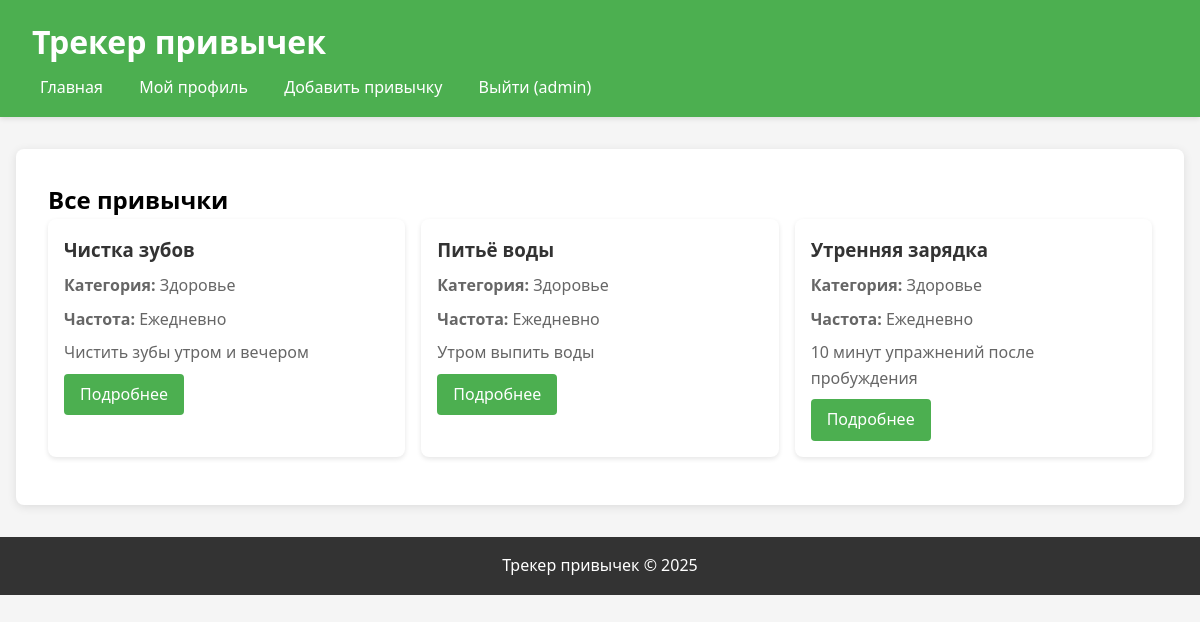
The app's page / (signed in) with its own data.
### habits/models.py (models this page shows, shortened)
class User(AbstractUser):
    ROLE_CHOICES = (
        ('admin', 'Администратор'),
        ('user', 'Пользователь'),
    )
    role = models.CharField(
        max_length=10,
        choices=ROLE_CHOICES,
        default='user',
        verbose_name='Роль'
    )
    date_registered = models.DateTimeField(
        default=timezone.now,
        verbose_name='Дата регистрации'
    )
    class Meta:
        verbose_name = 'Пользователь'
        verbose_name_plural = 'Пользователи'

class Habit(models.Model):
    FREQUENCY_CHOICES = (
        ('daily', 'Ежедневно'),
        ('weekly', 'Еженедельно'),
        ('monthly', 'Ежемесячно'),
    )
    weekdays = models.CharField(
        max_length=50,
        blank=True,
        null=True,
        verbose_name='Дни выполнения',
        help_text='Укажите дни: mon,tue,wed,thu,fri,sat,sun (через запятую)'
    )
    name = models.CharField(max_length=200, verbose_name='Название')
    description = models.TextField(blank=True, verbose_name='Описание')
    category = models.CharField(max_length=100, blank=True, verbose_name='Категория')
    frequency = models.CharField(
        max_length=10,
        choices=FREQUENCY_CHOICES,
        default='daily',
        verbose_name='Частота выполнения'
    )
    target_count = models.PositiveIntegerField(
        default=1,
        verbose_name='Целевое количество выполнений',
        help_text='Сколько раз нужно выполнить привычку за период'
    )
    created_by = models.ForeignKey(
        User,
        on_delete=models.CASCADE,
        related_name='habits',
        verbose_name='Создатель'
    )
    created_at = models.DateTimeField(auto_now_add=True, verbose_name='Дата создания')
    class Meta:
        verbose_name = 'Привычка'
        verbose_name_plural = 'Привычки'
        ordering = ['-created_at']

### habits/views.py (the view)
# urls.py: path('', views.habit_list, name='habit_list'),
def habit_list(request):
    if request.user.is_authenticated:
        habits = Habit.objects.filter(
            models.Q(created_by=request.user) |  # свои привычки
            models.Q(created_by__role='admin')  # привычки админа
        ).order_by('-created_at')
    else:
        habits = Habit.objects.filter(created_by__role='admin').order_by('-created_at')
    context = {
        'habits': habits,
    }
    return render(request, 'habits/habit_list.html', context)

### habits/templates/habits/habit_list.html (shortened to what this page needs)
{% extends "habits/base.html" %}
{% block content %}
<div class="container">
    <h2>Все привычки</h2>
    {% if habits %}
        <div class="grid">
            {% for habit in habits %}
                <div class="card">
                    <h3>{{ habit.name }}</h3>
                    <p><strong>Категория:</strong> {{ habit.category|default:"Без категории" }}</p>
                    <p><strong>Частота:</strong>
                        {% if habit.frequency == 'daily' %}Ежедневно
                        {% elif habit.frequency == 'weekly' %}Еженедельно
                        {% else %}Ежемесячно{% endif %}
                    </p>
                    <p>{{ habit.description|truncatewords:20 }}</p>
                    <a href="{% url 'habits:habit_detail' habit.id %}" class="btn">Подробнее</a>
                </div>
            {% endfor %}
        </div>
    {% else %}
        <p>Пока нет привычек. {% if user.role == 'admin' %}Добавьте первую привычку!{% endif %}</p>
    {% endif %}
</div>
{% endblock %}

### habits/templates/habits/base.html (shortened to what this page needs)
<!DOCTYPE html>
<html lang="ru">
<head>
</head>
<body>
    <header>
        <h1>Трекер привычек</h1>
        <nav>
            <a href="{% url 'habits:habit_list' %}">Главная</a>
            {% if user.is_authenticated %}
                <a href="{% url 'habits:profile' %}">Мой профиль</a>
                {% if user.is_authenticated %}
                    <a href="{% url 'habits:habit_create' %}">Добавить привычку</a>
                {% endif %}
                <a href="{% url 'habits:logout' %}">Выйти ({{ user.username }})</a>
            {% else %}
                <a href="{% url 'habits:login' %}">Войти</a>
                <a href="{% url 'habits:register' %}">Регистрация</a>
            {% endif %}
        </nav>
    </header>
    <main>
        {% block content %}
        {% endblock %}
    </main>
    <footer>
        <p>Трекер привычек &copy; 2025</p>
    </footer>
</body>
</html>

### habits/templates/habits/base.html (style rules this page uses)
* { margin: 0; padding: 0; box-sizing: border-box; }
body { font-family: 'Segoe UI', Tahoma, Geneva, Verdana, sans-serif; background-color: #f5f5f5; line-height: 1.6; }
header { background-color: #4CAF50; color: white; padding: 1rem 2rem; box-shadow: 0 2px 5px rgba(0,0,0,0.1); }
header h1 { margin-bottom: 0.5rem; }
nav { margin-top: 0.5rem; }
nav a { color: white; text-decoration: none; margin-right: 1rem; padding: 0.5rem; }
main { max-width: 1200px; margin: 2rem auto; padding: 0 1rem; }
.container { background-color: white; padding: 2rem; border-radius: 8px; box-shadow: 0 2px 10px rgba(0,0,0,0.1); }
.btn { display: inline-block; padding: 0.5rem 1rem; background-color: #4CAF50; color: white; text-decoration: none; border: none; border-radius: 4px; cursor: pointer; font-size: 1rem; }
.card { background-color: white; border-radius: 8px; padding: 1rem; margin-bottom: 1rem; box-shadow: 0 2px 5px rgba(0,0,0,0.1); }
.card h3 { margin-bottom: 0.5rem; color: #333; }
.card p { color: #666; margin-bottom: 0.5rem; }
.grid { display: grid; grid-template-columns: repeat(auto-fill, minmax(300px, 1fr)); gap: 1rem; }
footer { text-align: center; padding: 1rem; background-color: #333; color: white; margin-top: 2rem; }

### records on screen
User: username "admin"
Habit: name "Чистка зубов", category "Здоровье", frequency "Ежедневно", description "Чистить зубы утром и вечером"
Habit: name "Питьё воды", category "Здоровье", frequency "Ежедневно", description "Утром выпить воды"
Habit: name "Утренняя зарядка", category "Здоровье", frequency "Ежедневно", description "10 минут упражнений после пробуждения"
